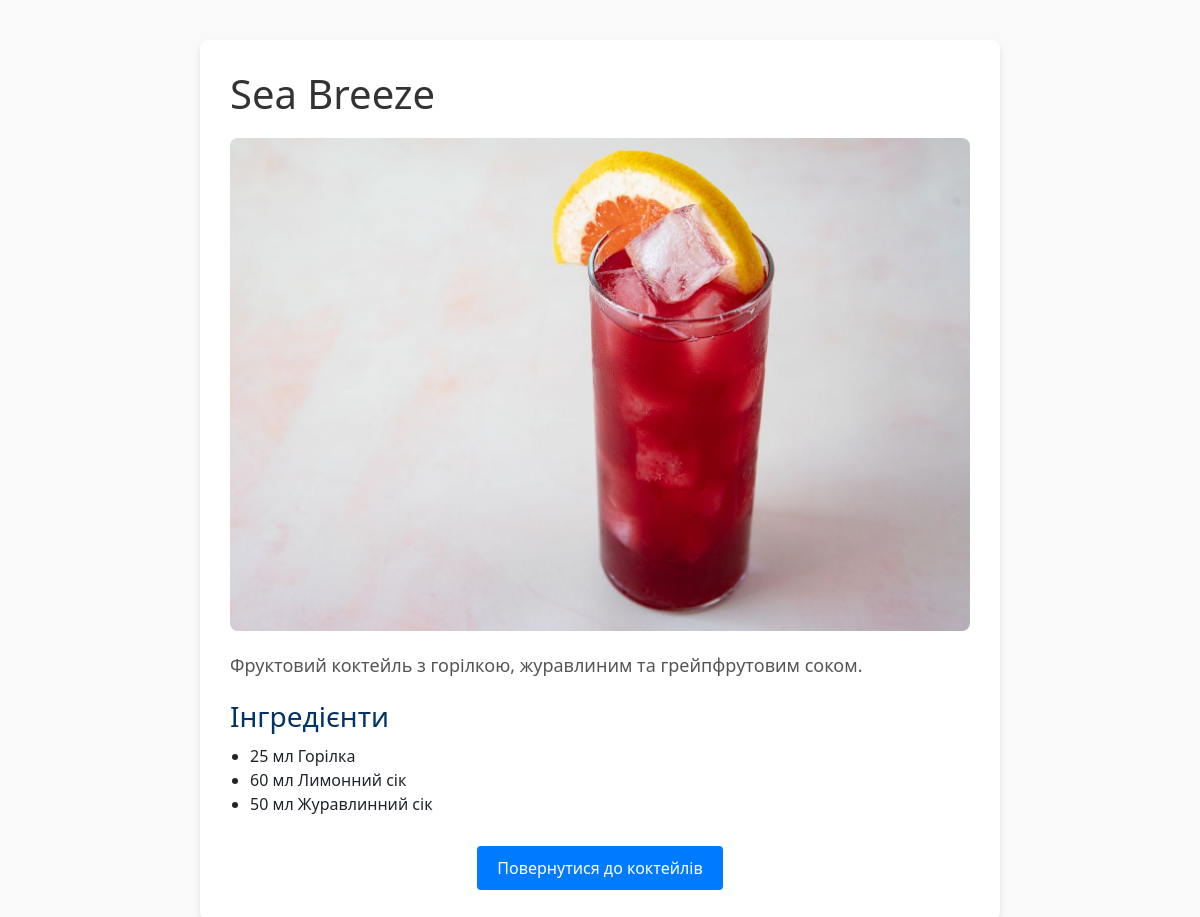
Screenshot of /cocktails/3/ with the database file from the repository.
### bar/models.py (models this page shows, shortened)
class Cocktail(models.Model):
    name = models.CharField(max_length=255)
    description = models.TextField()
    image = models.ImageField(upload_to='cocktail_images/')
    ingredients = models.ManyToManyField('Ingredient', through='CocktailIngredient')

class CocktailIngredient(models.Model):
    cocktail = models.ForeignKey(Cocktail, on_delete=models.CASCADE)
    ingredient = models.ForeignKey(Ingredient, on_delete=models.CASCADE)
    quantity = models.CharField(max_length=100)  # e.g., '30 мл'

class Ingredient(models.Model):
    name = models.CharField(max_length=255)

### bar/views.py (the view)
# urls.py: path('cocktails/<int:pk>/', CocktailDetailView.as_view(), name='cocktail_detail'),
class CocktailDetailView(DetailView):
    model = Cocktail
    template_name = 'bar/cocktail_detail.html'
    context_object_name = 'cocktail'

### templates/bar/cocktail_detail.html (shortened to what this page needs)
{% load static %}
<!DOCTYPE html>
<html lang="uk">
<head>
    <link href="https://cdn.jsdelivr.net/npm/bootstrap@5.3.3/dist/css/bootstrap.min.css" rel="stylesheet">
</head>
<body>
    <div class="container">
        <h1>{{ cocktail.name }}</h1>
        <div class="cocktail-image">
            <img src="{{ cocktail.image.url }}" alt="{{ cocktail.name }}">
        </div>
        <div class="cocktail-description">
            {{ cocktail.description }}
        </div>
        <div class="ingredients">
            <h3>Інгредієнти</h3>
            <ul>
                {% for ci in cocktail.cocktailingredient_set.all %}
                <li>{{ ci.quantity }} {{ ci.ingredient.name }}</li>
                {% empty %}
                <li>Інформація про інгредієнти відсутня.</li>
                {% endfor %}
            </ul>
        </div>
        <div class="back-btn">
            <a href="{% url 'bar:cocktail_list' %}" class="btn">Повернутися до коктейлів</a>
        </div>
    </div>
</body>
</html>

### templates/bar/cocktail_detail.html (style rules this page uses)
body { font-family: 'Segoe UI', sans-serif; background-color: #f9f9f9; margin: 0; padding: 0; }
.container { max-width: 800px; margin: 40px auto; background: #fff; padding: 30px; border-radius: 8px; box-shadow: 0 4px 6px rgba(0,0,0,0.1); }
h1 { font-size: 2.5em; margin-bottom: 20px; color: #333; }
.cocktail-image img { width: 100%; height: auto; border-radius: 8px; margin-bottom: 20px; }
.cocktail-description { font-size: 18px; line-height: 1.6; color: #555; margin-bottom: 20px; }
.ingredients { margin-bottom: 30px; }
.ingredients h3 { margin-bottom: 10px; color: #003366; }
.ingredients ul { padding-left: 20px; }
.back-btn { text-align: center; }
.back-btn .btn { padding: 10px 20px; font-size: 16px; background-color: #007bff; color: #fff; border: none; border-radius: 4px; text-decoration: none; }

### rows the page displays
Cocktail: name "Sea Breeze", image (picture), description "Фруктовий коктейль з горілкою, журавлиним та грейпфрутовим соком."
CocktailIngredient: quantity "25 мл", ingredient.name "Горілка"
CocktailIngredient: quantity "60 мл", ingredient.name "Лимонний сік"
CocktailIngredient: quantity "50 мл", ingredient.name "Журавлинний сік"
